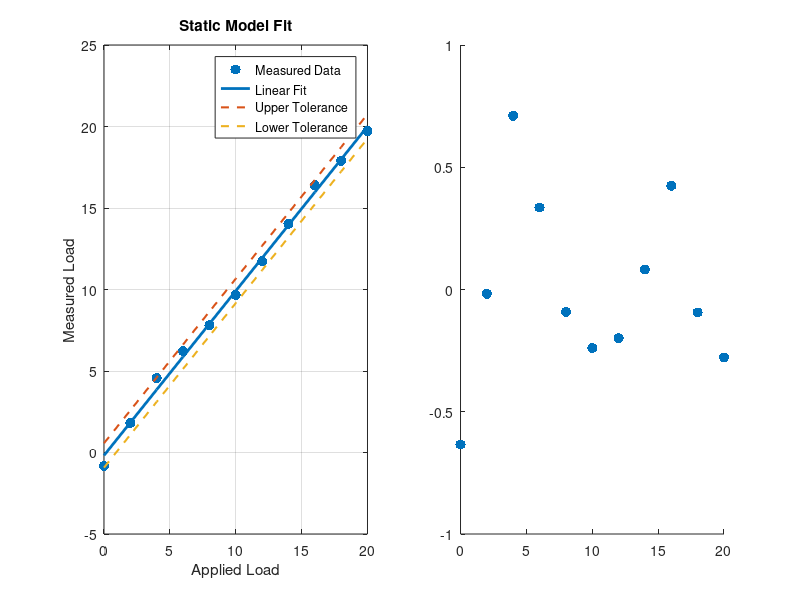

MATLAB code for this plot: (Note: this script raises an error after producing the figure.)
% -------------------------------------------------------------------------
% Static Model Fit from Experimental Data
%
% This script:
% 1. Reads applied load and measured load data from an Excel file
% 2. Fits a linear model: y = a*x + b
% 3. Computes basic statistics (R^2, RMSE, residuals, tolerance)
% 4. Plots:
%    - Measured data with fitted model and tolerance band
%    - Residuals vs load
%    - Expected vs measured comparison
%
% Required Excel columns:
%   AppliedLoad, MeasuredLoad
% -------------------------------------------------------------------------

clc; clear; close all;

% fileName = 'static_baseline_data.xlsx';
% sheetName = 1;
% colApplied  = 'AppliedLoad';
% colMeasured = 'MeasuredLoad';

kTol = 2;

%% Dummy dataset
rng(1);

x = (0:2:20)';
trueSlope = 0.98;
trueIntercept = 0.12;
noiseLevel = 0.35;

y = trueSlope*x + trueIntercept + noiseLevel*randn(size(x));

%% Excel import
% tbl = readtable(fileName, 'Sheet', sheetName);
% x = tbl.(colApplied);
% y = tbl.(colMeasured);
% validIdx = ~(isnan(x) | isnan(y));
% x = x(validIdx);
% y = y(validIdx);

x = x(:);
y = y(:);

p = polyfit(x, y, 1);
a = p(1);
b = p(2);

yFit = polyval(p, x);
res  = y - yFit;

SSres  = sum(res.^2);
SStot  = sum((y - mean(y)).^2);
R2     = 1 - SSres/SStot;
RMSE   = sqrt(mean(res.^2));
muRes  = mean(res);
sigRes = std(res);
tol    = kTol * sigRes;

[xSort, idx] = sort(x);
yFitSort   = yFit(idx);
yUpperSort = yFitSort + tol;
yLowerSort = yFitSort - tol;

fprintf('\n');
fprintf('<strong>Static Model Results</strong>\n\n');

fprintf('Model:\n');
fprintf('    y = a*x + b\n\n');

fprintf('Coefficients:\n');
fprintf('    a = %.6f\n', a);
fprintf('    b = %.6f\n\n', b);

fprintf('Statistics:\n');
fprintf('    R^2           = %.6f\n', R2);
fprintf('    RMSE          = %.6f\n', RMSE);
fprintf('    Mean Residual = %.6f\n', muRes);
fprintf('    Std Residual  = %.6f\n', sigRes);
fprintf('    Tolerance     = +/- %.6f\n\n', tol);

figure('Name','Static Model Results', ...
       'NumberTitle','off', ...
       'Color','w', ...
       'Units','normalized', ...
       'Position',[0.1 0.2 0.8 0.5]);

subplot(1,2,1)
scatter(x, y, 55, 'filled');
hold on;
plot(xSort, yFitSort, 'LineWidth', 2);
plot(xSort, yUpperSort, '--', 'LineWidth', 1.5);
plot(xSort, yLowerSort, '--', 'LineWidth', 1.5);
xlabel('Applied Load');
ylabel('Measured Load');
title('Static Model Fit');
legend('Measured Data', 'Linear Fit', 'Upper Tolerance', ...
       'Lower Tolerance', 'Location', 'best');
grid on;
box on;

subplot(1,2,2)
scatter(x, res, 55, 'filled');
hold on;
yline(0, 'LineWidth', 1.5);
yline(tol, '--', 'LineWidth', 1.5);
yline(-tol, '--', 'LineWidth', 1.5);
xlabel('Applied Load');
ylabel('Residual');
title('Residual Plot');
legend('Residuals', 'Zero Line', 'Upper Tolerance', ...
       'Lower Tolerance', 'Location', 'best');
grid on;
box on;
